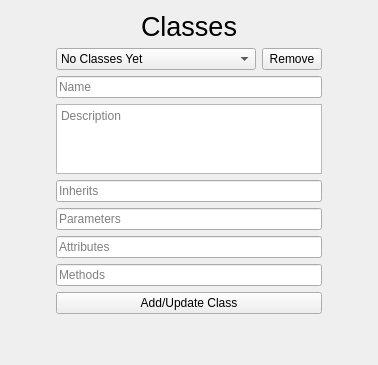
<?xml version="1.0" encoding="UTF-8"?>
<ui version="4.0">
 <class>Dialog</class>
 <widget class="QDialog" name="Dialog">
  <property name="geometry">
   <rect>
    <x>0</x>
    <y>0</y>
    <width>378</width>
    <height>364</height>
   </rect>
  </property>
  <property name="windowTitle">
   <string>Dialog</string>
  </property>
  <layout class="QGridLayout" name="gridLayout">
   <item row="6" column="1">
    <widget class="QLineEdit" name="lineEdit_Class_Parameters">
     <property name="placeholderText">
      <string>Parameters</string>
     </property>
    </widget>
   </item>
   <item row="8" column="1">
    <widget class="QLineEdit" name="lineEdit_Class_Methods">
     <property name="placeholderText">
      <string>Methods</string>
     </property>
    </widget>
   </item>
   <item row="0" column="0">
    <spacer name="horizontalSpacer">
     <property name="orientation">
      <enum>Qt::Horizontal</enum>
     </property>
     <property name="sizeType">
      <enum>QSizePolicy::MinimumExpanding</enum>
     </property>
     <property name="sizeHint" stdset="0">
      <size>
       <width>40</width>
       <height>20</height>
      </size>
     </property>
    </spacer>
   </item>
   <item row="0" column="2">
    <spacer name="horizontalSpacer_2">
     <property name="orientation">
      <enum>Qt::Horizontal</enum>
     </property>
     <property name="sizeType">
      <enum>QSizePolicy::MinimumExpanding</enum>
     </property>
     <property name="sizeHint" stdset="0">
      <size>
       <width>40</width>
       <height>20</height>
      </size>
     </property>
    </spacer>
   </item>
   <item row="0" column="1">
    <widget class="QLabel" name="label_Classes">
     <property name="font">
      <font>
       <pointsize>20</pointsize>
      </font>
     </property>
     <property name="text">
      <string>Classes</string>
     </property>
     <property name="alignment">
      <set>Qt::AlignCenter</set>
     </property>
    </widget>
   </item>
   <item row="5" column="1">
    <widget class="QLineEdit" name="lineEdit_Class_Inherits">
     <property name="text">
      <string/>
     </property>
     <property name="placeholderText">
      <string>Inherits</string>
     </property>
    </widget>
   </item>
   <item row="7" column="1">
    <widget class="QLineEdit" name="lineEdit_Class_Attributes">
     <property name="placeholderText">
      <string>Attributes</string>
     </property>
    </widget>
   </item>
   <item row="3" column="1">
    <widget class="QLineEdit" name="lineEdit_Class_Name">
     <property name="placeholderText">
      <string>Name</string>
     </property>
    </widget>
   </item>
   <item row="4" column="1">
    <widget class="QPlainTextEdit" name="plainTextEdit_Class_Description">
     <property name="maximumSize">
      <size>
       <width>16777215</width>
       <height>75</height>
      </size>
     </property>
     <property name="placeholderText">
      <string>Description</string>
     </property>
    </widget>
   </item>
   <item row="10" column="1">
    <spacer name="verticalSpacer">
     <property name="orientation">
      <enum>Qt::Vertical</enum>
     </property>
     <property name="sizeType">
      <enum>QSizePolicy::MinimumExpanding</enum>
     </property>
     <property name="sizeHint" stdset="0">
      <size>
       <width>20</width>
       <height>40</height>
      </size>
     </property>
    </spacer>
   </item>
   <item row="9" column="1">
    <widget class="QPushButton" name="pushButton_Add_Class">
     <property name="text">
      <string>Add/Update Class</string>
     </property>
     <property name="autoDefault">
      <bool>false</bool>
     </property>
    </widget>
   </item>
   <item row="1" column="1">
    <layout class="QHBoxLayout" name="horizontalLayout">
     <item>
      <widget class="QComboBox" name="comboBox_Classes">
       <property name="minimumSize">
        <size>
         <width>200</width>
         <height>0</height>
        </size>
       </property>
       <item>
        <property name="text">
         <string>No Classes Yet</string>
        </property>
       </item>
      </widget>
     </item>
     <item>
      <widget class="QPushButton" name="pushButton_Remove_Class">
       <property name="maximumSize">
        <size>
         <width>60</width>
         <height>16777215</height>
        </size>
       </property>
       <property name="text">
        <string>Remove</string>
       </property>
       <property name="autoDefault">
        <bool>false</bool>
       </property>
      </widget>
     </item>
    </layout>
   </item>
  </layout>
 </widget>
 <resources/>
 <connections/>
</ui>
